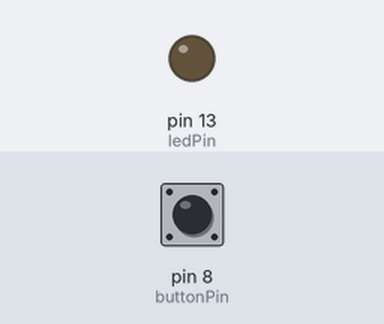
The sketch below on a simulated Arduino Uno, built with avr-gcc and run on an emulated ATmega328P. Parts: output pins drawn as LEDs (lit = HIGH). The test bench sets the inputs (shaded band); at power-on: pin 8 (buttonPin) HIGH.

Above: at 1.2 s.
1.3 s: pin 8 (buttonPin) pulled LOW for 0.15 s
At 1.37 s:
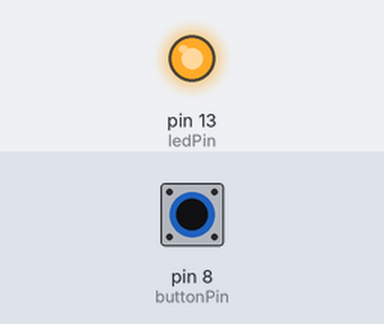
2.9 s: pin 8 (buttonPin) pulled LOW for 3.2 s
At 7.1 s:
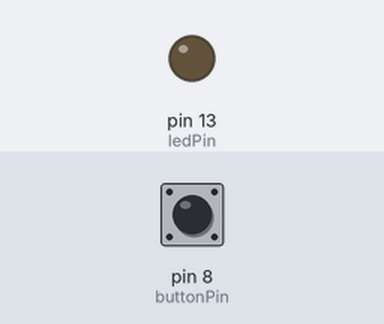
Timing chart, 0 to 8.6 s (numbered marks = the images above; inputs shaded):
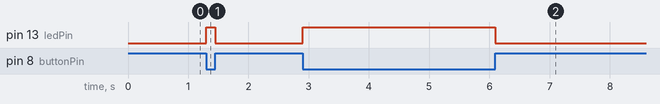

Measured:
- after the input at 1.3 s, pin 13 (ledPin): LOW → HIGH at once, → LOW 0.15 s later
- after the input at 2.9 s, pin 13 (ledPin): LOW → HIGH at once, → LOW 3.2 s later

The sketch:

example.ino
```cpp
const int buttonPin = 8;
int buttonVal;
const int ledPin = 13;

void setup(){
  pinMode(buttonPin, INPUT);
  pinMode(ledPin, OUTPUT);
}

void loop() {
  buttonVal = digitalRead(buttonPin);

  if (buttonVal == LOW) {
    digitalWrite(ledPin, HIGH);
  } else {
    digitalWrite(ledPin, LOW);
  }
}
```
